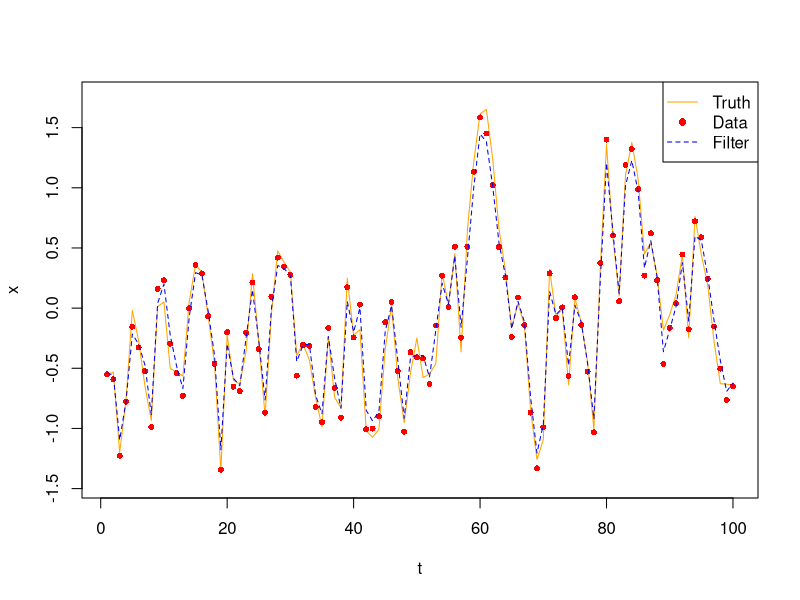

Recreate this plot in R.

##### Section 3.1 Kalman Filter


### Parameters

n <- 100 # sample size
H <- 1   # Data covariate

true.R <- 0.1 # Data Variance / Measurement error
true.Q <- 0.5 # Parameter Autoregressive Variance
true.M <- 0.7 # AR-1 Term

R <- 0.1
Q <- 0.5
M <- 0.7



### Generating Simulated Data

set.seed(444)
nu <- rnorm(n, 0, true.Q)
x <- rep(NA, n+1)
x[1] <- rnorm(1)

for (t in 2:(n+1)) {
  x[t] <- (true.M)*x[t-1] + nu[t-1]
}

x <- x[-1]

epsilon <- rnorm(n, 0, true.R)
y <- H * x + epsilon

# remove <- c(40:43,80:83)
# remove <- 30:43

# y[remove] <- NA






### Plotting

# plot(x, col = 'orange', type = 'l', ylim = c(min(x)-0.1, max(x)+0.1), xlab = 't')
# points(y, col = 'red', cex = 0.8, pch = 16)
# legend("topright", legend = c("Truth", "Data"),
#        lty = c(1, NA),
#        pch = c(NA, 16),
#        col = c("orange", "red"))







### Filtering

x0 <- 0
P0 <- 10

len.dat <- length(y)

filter.x <- rep(NA, len.dat+1)
filter.Pt <- rep(NA, len.dat+1)

filter.x[1] <- x0
filter.Pt[1] <- P0

forcast.x <- rep(NA, len.dat+1)
forcast.Pt <- rep(NA, len.dat+1)


update.forcast <- function(prev.filter.x, prev.filter.P) {
  forcast.x <- M * prev.filter.x
  forcast.P <- Q + M^2 * prev.filter.P
  return(list(x = forcast.x, P = forcast.P))
}

update.filter <- function(forcast.x, forcast.P, y) {
  K <- forcast.P * H * (H*forcast.P*H + R)^(-1)
  filter.x <- forcast.x + K * (y - H * forcast.x)
  filter.P <- (1-K*H)*forcast.P
  return(list(x = filter.x, P = filter.P))
}

for (t in 2:(len.dat+1)) {
  forcast <- update.forcast(filter.x[t-1], filter.Pt[t-1])
  forcast.x[t] <- forcast$x
  forcast.Pt[t] <- forcast$P
  
  if (is.na(y[t-1])) {
    filter.x[t] <- forcast.x[t]
    filter.Pt[t] <- forcast.Pt[t]
  } else {
    filter <- update.filter(forcast.x[t], forcast.Pt[t], y[t-1])
    filter.x[t] <- filter$x
    filter.Pt[t] <- filter$P
  }
}

# Removing the extra element in front.
forcast.x <- forcast.x[-1]
forcast.Pt <- forcast.Pt[-1]
filter.x <- filter.x[-1]
filter.Pt <- filter.Pt[-1]





### Plotting the filter

plot(x, col = 'orange', type = 'l', ylim = c(min(x)-0.1, max(x)+0.1), xlab = 't')
points(y, col = 'red', cex = 0.8, pch = 16)
lines(filter.x, col = "blue2", lty = 2)
legend("topright", legend = c("Truth", "Data", "Filter"),
       lty = c(1, NA, 2),
       pch = c(NA, 16, NA),
       col = c("orange", "red", "blue2"))



#plot(filter.Pt[2:len.dat], ylim = c(0, max(filter.Pt[2:len.dat])+0.1))
